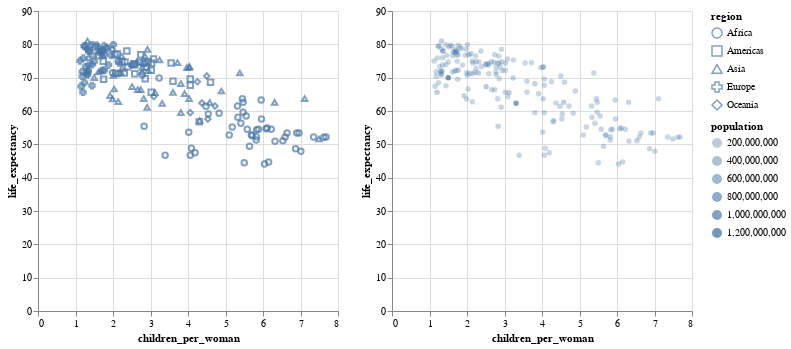

The code cell stored with this chart in its notebook:
### Code cell
# Shape encoding for nominal data
shape = alt.Chart(data2000).mark_point().encode(
    x='children_per_woman:Q',
    y='life_expectancy:Q',
    shape='region:N'  # Different shapes for each region
)

# Opacity encoding
opacity = alt.Chart(data2000).mark_point(filled=True).encode(
    x='children_per_woman:Q',
    y='life_expectancy:Q',
    opacity='population:Q'  # Transparency represents population
)

shape | opacity

### Figure 1 — Vega-Lite specification as saved in the notebook (floating-point values rounded to 4 significant figures; data arrays with more than 128 entries replaced by an {"elided": "..."} marker saying what was removed)
{"config": {"view": {"continuousWidth": 300, "continuousHeight": 300}}, "hconcat": [{"mark": {"type": "point"}, "encoding": {"shape": {"field": "region", "type": "nominal"}, "x": {"field": "children_per_woman", "type": "quantitative"}, "y": {"field": "life_expectancy", "type": "quantitative"}}}, {"mark": {"type": "point", "filled": true}, "encoding": {"opacity": {"field": "population", "type": "quantitative"}, "x": {"field": "children_per_woman", "type": "quantitative"}, "y": {"field": "life_expectancy", "type": "quantitative"}}}], "data": {"name": "data-4df4e1ffbcd2b5b282b2ea5618688686"}, "$schema": "https://vega.github.io/schema/vega-lite/v5.20.1.json", "datasets": {"data-4df4e1ffbcd2b5b282b2ea5618688686": {"elided": "178 records"}}}
